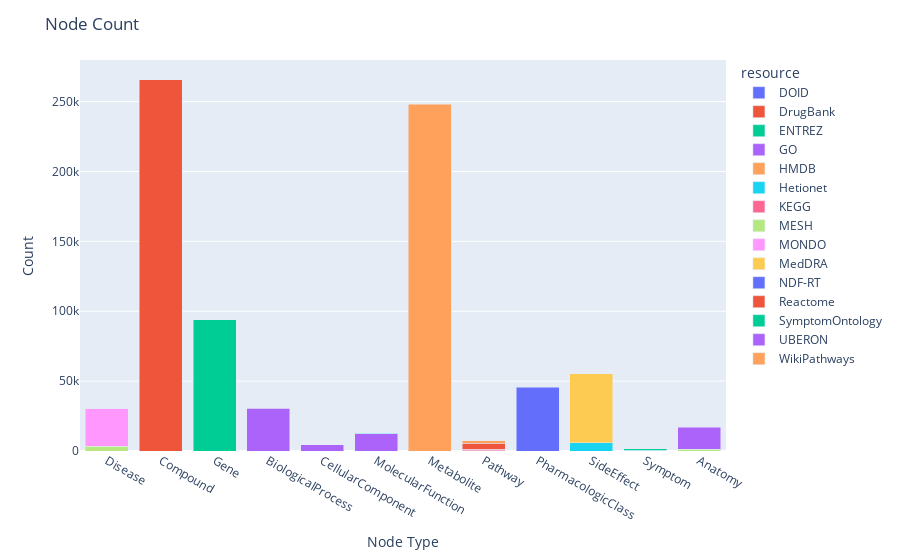

Here is the notebook cell this chart was saved with:
### Markdown cell above
### Chart 2: Number of nodes for each entity type

### Code cell
chart2_data = node_stat.groupby(["resource", "entity_type"]).sum().reset_index()
fig2 = px.bar(chart2_data, x="entity_type", y="entity_count", color="resource", barmode="stack")
fig2.update_layout(**gen_layout("Node Count", "Node Type", "Count", True))
fig2.show()

### Figure 1 — Plotly figure (JSON) as saved in the notebook; plotly's stock layout.template omitted (floating-point values rounded to 4 significant figures)
{"data": [{"alignmentgroup": "True", "hovertemplate": "resource=DOID<br>entity_type=%{x}<br>entity_count=%{y}<extra></extra>", "legendgroup": "DOID", "marker": {"color": "#636efa", "pattern": {"shape": ""}}, "name": "DOID", "offsetgroup": "DOID", "orientation": "v", "showlegend": true, "textposition": "auto", "type": "bar", "x": ["Disease"], "xaxis": "x", "y": [1], "yaxis": "y"}, {"alignmentgroup": "True", "hovertemplate": "resource=DrugBank<br>entity_type=%{x}<br>entity_count=%{y}<extra></extra>", "legendgroup": "DrugBank", "marker": {"color": "#EF553B", "pattern": {"shape": ""}}, "name": "DrugBank", "offsetgroup": "DrugBank", "orientation": "v", "showlegend": true, "textposition": "auto", "type": "bar", "x": ["Compound"], "xaxis": "x", "y": [265567], "yaxis": "y"}, {"alignmentgroup": "True", "hovertemplate": "resource=ENTREZ<br>entity_type=%{x}<br>entity_count=%{y}<extra></extra>", "legendgroup": "ENTREZ", "marker": {"color": "#00cc96", "pattern": {"shape": ""}}, "name": "ENTREZ", "offsetgroup": "ENTREZ", "orientation": "v", "showlegend": true, "textposition": "auto", "type": "bar", "x": ["Gene"], "xaxis": "x", "y": [93995], "yaxis": "y"}, {"alignmentgroup": "True", "hovertemplate": "resource=GO<br>entity_type=%{x}<br>entity_count=%{y}<extra></extra>", "legendgroup": "GO", "marker": {"color": "#ab63fa", "pattern": {"shape": ""}}, "name": "GO", "offsetgroup": "GO", "orientation": "v", "showlegend": true, "textposition": "auto", "type": "bar", "x": ["BiologicalProcess", "CellularComponent", "MolecularFunction"], "xaxis": "x", "y": [30571, 4485, 12502], "yaxis": "y"}, {"alignmentgroup": "True", "hovertemplate": "resource=HMDB<br>entity_type=%{x}<br>entity_count=%{y}<extra></extra>", "legendgroup": "HMDB", "marker": {"color": "#FFA15A", "pattern": {"shape": ""}}, "name": "HMDB", "offsetgroup": "HMDB", "orientation": "v", "showlegend": true, "textposition": "auto", "type": "bar", "x": ["Metabolite"], "xaxis": "x", "y": [247967], "yaxis": "y"}, {"alignmentgroup": "True", "hovertemplate": "resource=Hetionet<br>entity_type=%{x}<br>entity_count=%{y}<extra></extra>", "legendgroup": "Hetionet", "marker": {"color": "#19d3f3", "pattern": {"shape": ""}}, "name": "Hetionet", "offsetgroup": "Hetionet", "orientation": "v", "showlegend": true, "textposition": "auto", "type": "bar", "x": ["BiologicalProcess", "CellularComponent", "MolecularFunction", "Pathway", "PharmacologicClass", "SideEffect", "Symptom"], "xaxis": "x", "y": [387, 32, 143, 294, 1, 5734, 438], "yaxis": "y"}, {"alignmentgroup": "True", "hovertemplate": "resource=KEGG<br>entity_type=%{x}<br>entity_count=%{y}<extra></extra>", "legendgroup": "KEGG", "marker": {"color": "#FF6692", "pattern": {"shape": ""}}, "name": "KEGG", "offsetgroup": "KEGG", "orientation": "v", "showlegend": true, "textposition": "auto", "type": "bar", "x": ["Pathway"], "xaxis": "x", "y": [1057], "yaxis": "y"}, {"alignmentgroup": "True", "hovertemplate": "resource=MESH<br>entity_type=%{x}<br>entity_count=%{y}<extra></extra>", "legendgroup": "MESH", "marker": {"color": "#B6E880", "pattern": {"shape": ""}}, "name": "MESH", "offsetgroup": "MESH", "orientation": "v", "showlegend": true, "textposition": "auto", "type": "bar", "x": ["Anatomy", "Compound", "Disease"], "xaxis": "x", "y": [1315, 186, 3518], "yaxis": "y"}, {"alignmentgroup": "True", "hovertemplate": "resource=MONDO<br>entity_type=%{x}<br>entity_count=%{y}<extra></extra>", "legendgroup": "MONDO", "marker": {"color": "#FF97FF", "pattern": {"shape": ""}}, "name": "MONDO", "offsetgroup": "MONDO", "orientation": "v", "showlegend": true, "textposition": "auto", "type": "bar", "x": ["Disease"], "xaxis": "x", "y": [26582], "yaxis": "y"}, {"alignmentgroup": "True", "hovertemplate": "resource=MedDRA<br>entity_type=%{x}<br>entity_count=%{y}<extra></extra>", "legendgroup": "MedDRA", "marker": {"color": "#FECB52", "pattern": {"shape": ""}}, "name": "MedDRA", "offsetgroup": "MedDRA", "orientation": "v", "showlegend": true, "textposition": "auto", "type": "bar", "x": ["SideEffect"], "xaxis": "x", "y": [49561], "yaxis": "y"}, {"alignmentgroup": "True", "hovertemplate": "resource=NDF-RT<br>entity_type=%{x}<br>entity_count=%{y}<extra></extra>", "legendgroup": "NDF-RT", "marker": {"color": "#636efa", "pattern": {"shape": ""}}, "name": "NDF-RT", "offsetgroup": "NDF-RT", "orientation": "v", "showlegend": true, "textposition": "auto", "type": "bar", "x": ["PharmacologicClass"], "xaxis": "x", "y": [45605], "yaxis": "y"}, {"alignmentgroup": "True", "hovertemplate": "resource=Reactome<br>entity_type=%{x}<br>entity_count=%{y}<extra></extra>", "legendgroup": "Reactome", "marker": {"color": "#EF553B", "pattern": {"shape": ""}}, "name": "Reactome", "offsetgroup": "Reactome", "orientation": "v", "showlegend": true, "textposition": "auto", "type": "bar", "x": ["Pathway"], "xaxis": "x", "y": [4354], "yaxis": "y"}, {"alignmentgroup": "True", "hovertemplate": "resource=SymptomOntology<br>entity_type=%{x}<br>entity_count=%{y}<extra></extra>", "legendgroup": "SymptomOntology", "marker": {"color": "#00cc96", "pattern": {"shape": ""}}, "name": "SymptomOntology", "offsetgroup": "SymptomOntology", "orientation": "v", "showlegend": true, "textposition": "auto", "type": "bar", "x": ["Symptom"], "xaxis": "x", "y": [1013], "yaxis": "y"}, {"alignmentgroup": "True", "hovertemplate": "resource=UBERON<br>entity_type=%{x}<br>entity_count=%{y}<extra></extra>", "legendgroup": "UBERON", "marker": {"color": "#ab63fa", "pattern": {"shape": ""}}, "name": "UBERON", "offsetgroup": "UBERON", "orientation": "v", "showlegend": true, "textposition": "auto", "type": "bar", "x": ["Anatomy"], "xaxis": "x", "y": [15822], "yaxis": "y"}, {"alignmentgroup": "True", "hovertemplate": "resource=WikiPathways<br>entity_type=%{x}<br>entity_count=%{y}<extra></extra>", "legendgroup": "WikiPathways", "marker": {"color": "#FFA15A", "pattern": {"shape": ""}}, "name": "WikiPathways", "offsetgroup": "WikiPathways", "orientation": "v", "showlegend": true, "textposition": "auto", "type": "bar", "x": ["Pathway"], "xaxis": "x", "y": [1600], "yaxis": "y"}], "layout": {"barmode": "stack", "legend": {"title": {"text": "resource"}, "tracegroupgap": 0}, "margin": {"t": 60}, "showlegend": true, "title": {"text": "Node Count"}, "xaxis": {"anchor": "y", "domain": [0, 1], "title": {"text": "Node Type"}}, "yaxis": {"anchor": "x", "domain": [0, 1], "title": {"text": "Count"}}}}
